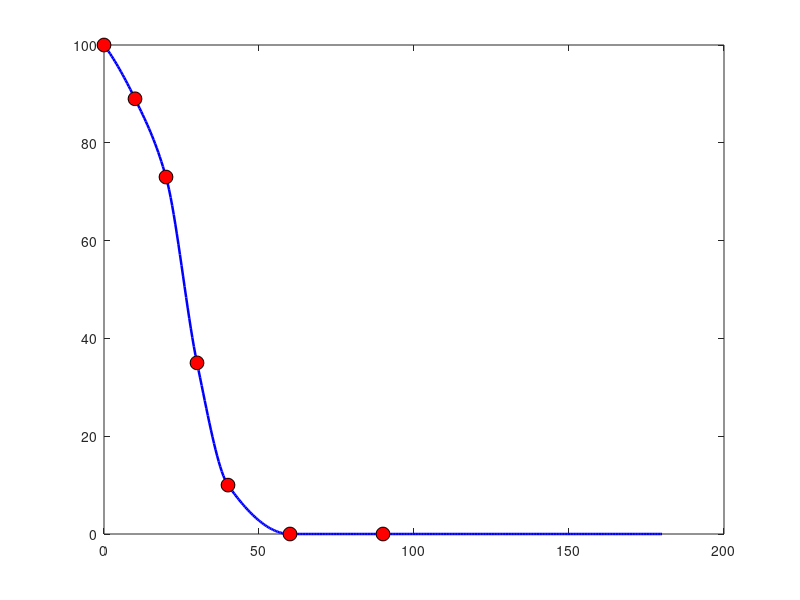

This figure's MATLAB source: (Note: this script raises an error after producing the figure.)
%% TracePro专用LED方向图BPDF文件生成器（60°后强度强制为0）
% 作者：豆包编程助手
% 功能：生成轴对称LED辐射方向图的BPDF文件，直接导入TracePro

%% ===================== 1. 核心参数配置（替换为你的LED实测数据）=====================
%% 1. 输入目标角度-强度关键点（示例：替换为你的LED实测数据）
theta_key = [0, 10, 20, 30, 40, 60, 90];    % 关键角度（°）
I_key = [100, 89, 73, 35, 10, 0, 0];       % 对应强度（%）
theta_cutoff = 60;                          % 截止角度（>60°强度强制为0）
output_bpdf_path = 'LED_12771.bpdf';  % 输出BPDF文件路径

%% ===================== 2. 生成连续角度-强度数据 =====================
% 生成0°~180°连续角度（步长0.5°，兼顾精度和效率）
theta_range = 0:0.5:180;

% 三次样条插值生成平滑强度曲线（匹配实测关键点）
I_theta = interp1(theta_key, I_key, theta_range, 'cubic');

% 强制处理：截止角度后强度为0 + 剔除负强度（物理意义约束）
I_theta(theta_range > theta_cutoff) = 0;
I_theta(I_theta < 0) = 0;

% 归一化强度到0~1（TracePro BPDF要求）
I_theta_normalized = I_theta / max(I_theta(:));

%% ===================== 3. 写入TracePro标准BPDF文件 =====================
% BPDF文件格式说明：TracePro官方轴对称（Phi方向1个点）格式
fid = fopen(output_bpdf_path, 'w');
if fid == -1
    error('文件写入失败，请检查路径是否合法：%s', output_bpdf_path);
end

% 写入BPDF文件头（固定格式，TracePro必选）
fprintf(fid, 'BPDF Version 1.0\n');
fprintf(fid, 'Type = Angular\n');               % 类型：角度分布
fprintf(fid, 'Coordinate System = Spherical\n');% 坐标系：球坐标
fprintf(fid, 'Theta Min = 0.0\n');              % 极角最小值
fprintf(fid, 'Theta Max = 180.0\n');            % 极角最大值
fprintf(fid, 'Phi Min = 0.0\n');                % 方位角最小值
fprintf(fid, 'Phi Max = 360.0\n');              % 方位角最大值
fprintf(fid, 'Theta Points = %d\n', length(theta_range));  % 极角点数
fprintf(fid, 'Phi Points = 1\n');               % 方位角点数（轴对称仅需1个）
fprintf(fid, 'Data:\n');                        % 数据区开始标记

% 写入归一化后的强度数据（按Theta顺序）
for i = 1:length(I_theta_normalized)
    fprintf(fid, '%.8f\n', I_theta_normalized(i));  % 高精度输出，避免误差
end

fclose(fid);

%% ===================== 4. 验证与提示 =====================
% 绘图验证方向图（可选，直观检查）
figure('Color','white');
plot(theta_range, I_theta, 'b-', 'LineWidth', 1.8);
hold on;
scatter(theta_key, I_key, 100, 'r', 'filled', 'MarkerEdgeColor','k');
vline(theta_cutoff, 'r--', 'LineWidth', 1.2);  % 绘制截止角度线
xlabel('极角 (°)','FontSize',12);
ylabel('相对辐射强度 (%)','FontSize',12);
title(['LED方向图（截止角度：', num2str(theta_cutoff), '°）'],'FontSize',14);
xlim([0, 120]);  % 聚焦有效辐射范围
ylim([0, 105]);
grid on;
legend('拟合曲线','实测关键点','截止角度','Location','southwest');

% 输出完成提示
disp(['✅ BPDF文件生成成功：', output_bpdf_path]);
disp(['📌 关键参数：']);
disp(['   - 截止角度：', num2str(theta_cutoff), '°（>该角度强度为0）']);
disp(['   - 极角点数：', num2str(length(theta_range)), '（步长0.5°）']);
disp(['   - 归一化最大值：', num2str(max(I_theta_normalized))]);

%% ===================== 辅助函数：绘制垂直线 =====================
function vline(x, varargin)
    xlim = get(gca, 'XLim');
    ylim = get(gca, 'YLim');
    plot([x, x], ylim, varargin{:});
    set(gca, 'XLim', xlim, 'YLim', ylim);
end
